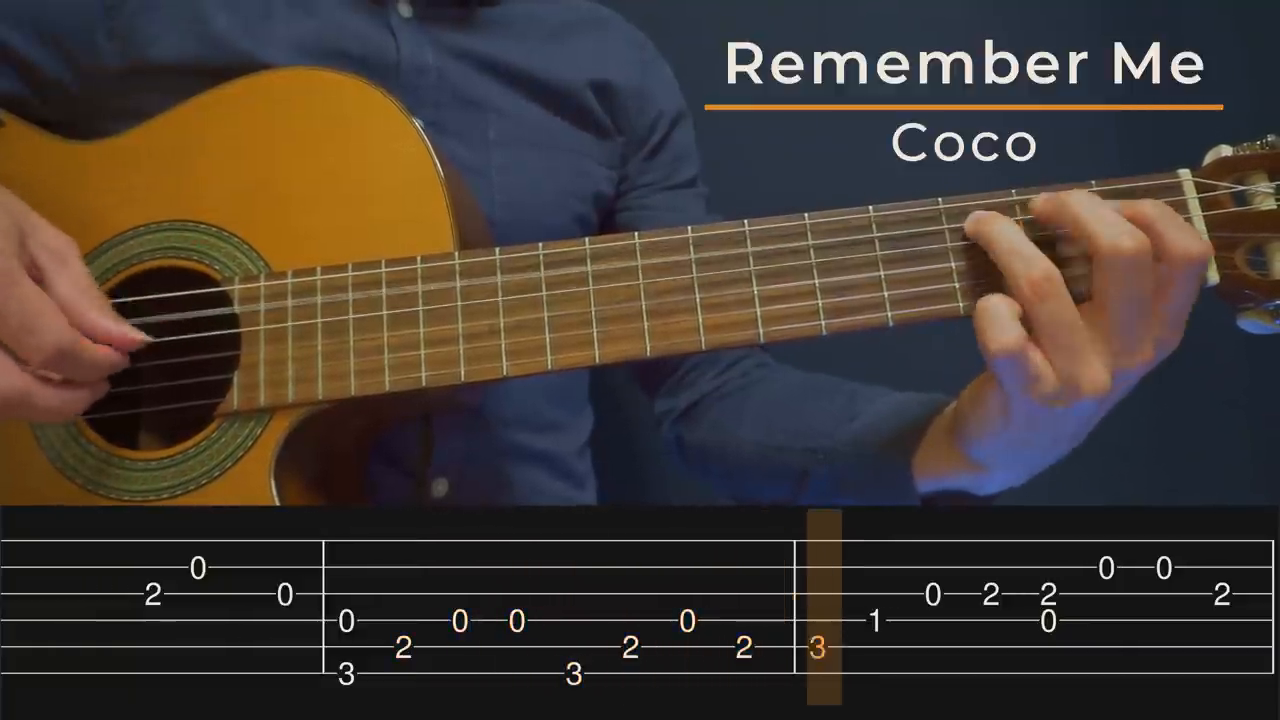
#> input picture frame 254 of python/videos/vidc.mp4, 1280 x 720 px, given in place of vid.mp4, which was not available
$ python Sau.py
#> lines starting #> are read from the running program, lines starting #| are printed output that depends on the picture; pictures that were not available may be replaced by others from this repository, and a replacement may not be noted
import cv2
import time
import os
from skimage.metrics import structural_similarity as ssim

# Function to save the frame
def save_frame(frame, frame_count):
    height, width = frame.shape[:2]
    bottom_third_with_offset = frame[int(height * 2 / 3) + 50:height, :]
    save_path = os.path.join("./output", f"frame_{frame_count}.jpg")
    cv2.imwrite(save_path, bottom_third_with_offset)
    print("Frame saved at:", save_path)

cap = cv2.VideoCapture('./videos/vid.mp4')

# Read the first frame
ret, first_frame = cap.read()
#> first_frame is the input picture: shape (720, 1280, 3); mean B, G, R 49.2, 56, 65.2


save_frame(first_frame, 0)
#> in save_frame, `bottom_third_with_offset = frame[int(height * 2 / 3) + 50:height, :]`:
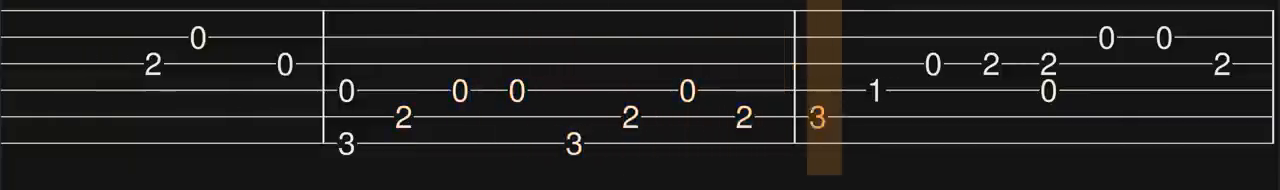
#> bottom_third_with_offset: shape (190, 1280, 3); mean B, G, R 30.5, 31.2, 32.1

# Release the video capture object
cap.release()


# Function to process the frame
def process_frame(frame, prev_frame_roi, frame_count, last_save_time):
    if frame is None:
        print("Error: Frame is None.")
        return last_save_time, prev_frame_roi

    # Define the region of interest (ROI) coordinates
    top_left = (116, 644)  # Example coordinates, adjust as needed
    bottom_right = (1261, 681)  # Example coordinates, adjust as needed

    # Extract the region of interest (ROI) from the frame
    roi = frame[top_left[1]:bottom_right[1], top_left[0]:bottom_right[0]]

    # Convert the ROI to grayscale
    roi_gray = cv2.cvtColor(roi, cv2.COLOR_BGR2GRAY)

    # Convert ROI to binary image (black and white)
    _, roi_binary = cv2.threshold(roi_gray, 127, 255, cv2.THRESH_BINARY)

    # Compare the current ROI with the previous one
    if prev_frame_roi is not None:
        # Calculate Structural Similarity Index (SSI) between current and previous ROI
        similarity_index = ssim(roi_binary, prev_frame_roi)
        if similarity_index < 0.95:  # Adjust the threshold as needed
            # If there's a significant change in the ROI, perform the action
            current_time = time.time()
            if current_time - last_save_time >= 0.1:
                print("Change detected in the region of interest. Performing action...")
                save_frame(frame, frame_count)
                last_save_time = current_time
                return last_save_time, roi_binary
    else:
        # For the first frame, set the previous ROI
        prev_frame_roi = roi_binary.copy()

    return last_save_time, roi_binary
# Open the video file
cap = cv2.VideoCapture('./videos/vid.mp4')

if not cap.isOpened():
    print("Error: Could not open video file.")
    exit()

frame_count = 0  # Initialize frame count
last_save_time = time.time()  # Initialize last save time
prev_frame_roi = None  # Initialize previous ROI

# Set the frame skip count to process at x10 speed
frame_skip_count = 40

# Loop through each frame
while cap.isOpened():
    # Skip frames
    for _ in range(frame_skip_count):
        ret, frame = cap.read()  # Read the frame
        if not ret:
            break

    if not ret:
        break

    # Display the frame
    cv2.imshow('Video', frame)

    # Process the frame
    last_save_time, prev_frame_roi = process_frame(frame, prev_frame_roi, frame_count, last_save_time)
    frame_count += 1  # Increment frame count

    key = cv2.waitKey(25)
    if key == ord('q'):
        break

# Release the video capture object and close the windows
cap.release()
cv2.destroyAllWindows()

$ run again, starting later in the video
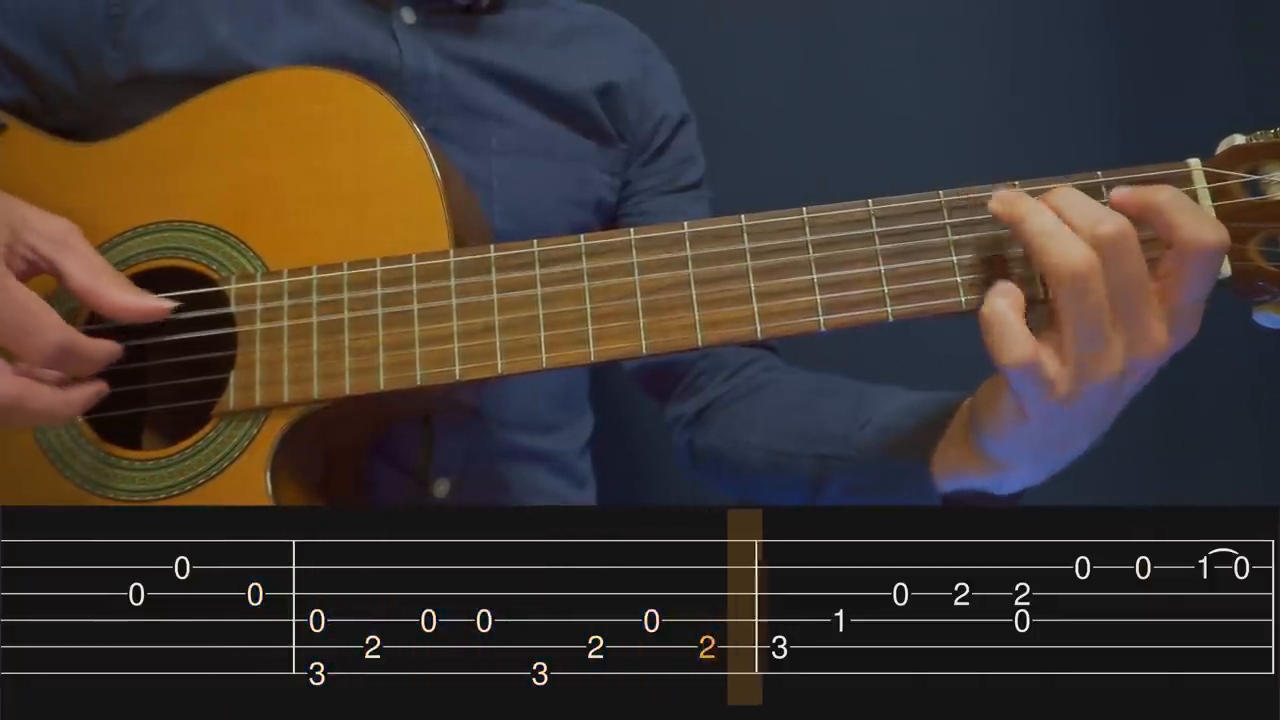
#> input picture frame 1147 of python/videos/vidc.mp4, 1280 x 720 px, given in place of vid.mp4, which was not available
#> first_frame is the input picture: shape (720, 1280, 3); mean B, G, R 48.7, 54.8, 64
#> in save_frame, `bottom_third_with_offset = frame[int(height * 2 / 3) + 50:height, :]`:
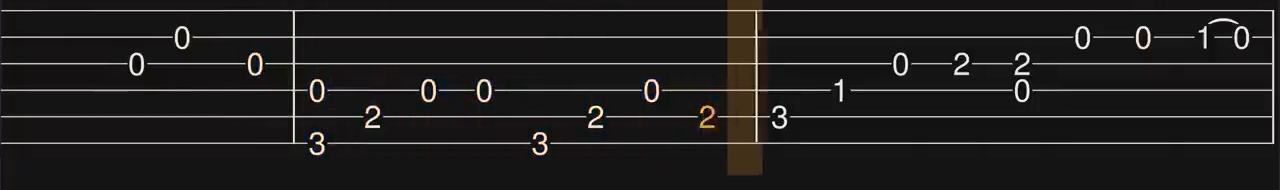
#> bottom_third_with_offset: shape (190, 1280, 3); mean B, G, R 30.6, 31, 32.4

$ run again, starting later in the video
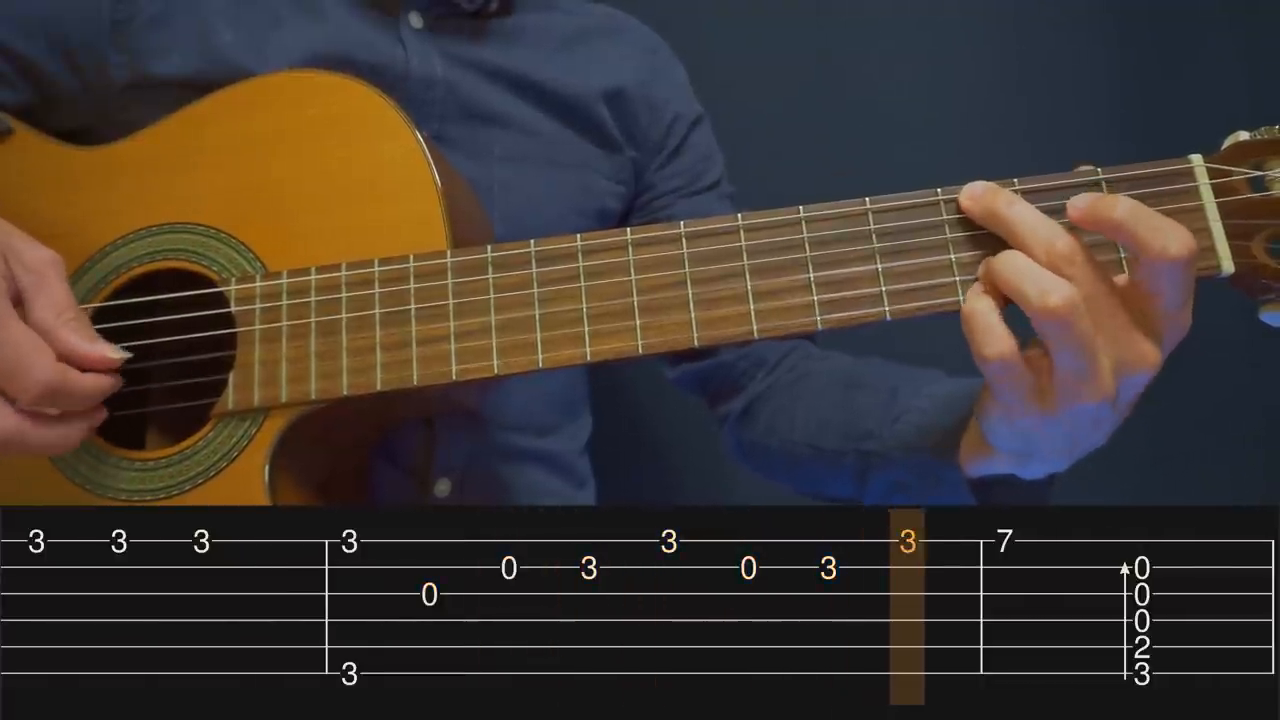
#> input picture frame 2039 of python/videos/vidc.mp4, 1280 x 720 px, given in place of vid.mp4, which was not available
#> first_frame is the input picture: shape (720, 1280, 3); mean B, G, R 48.6, 54.6, 63.7
#> in save_frame, `bottom_third_with_offset = frame[int(height * 2 / 3) + 50:height, :]`:
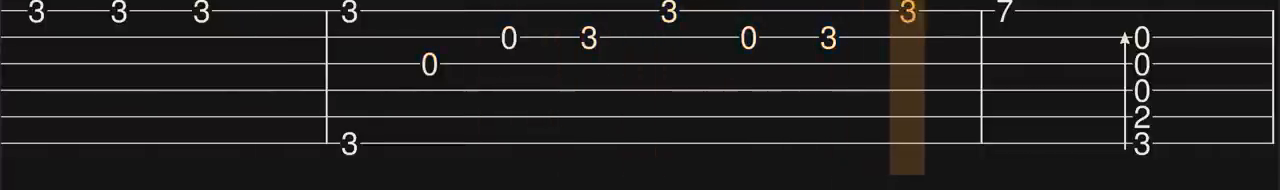
#> bottom_third_with_offset: shape (190, 1280, 3); mean B, G, R 30.5, 30.7, 32.2
